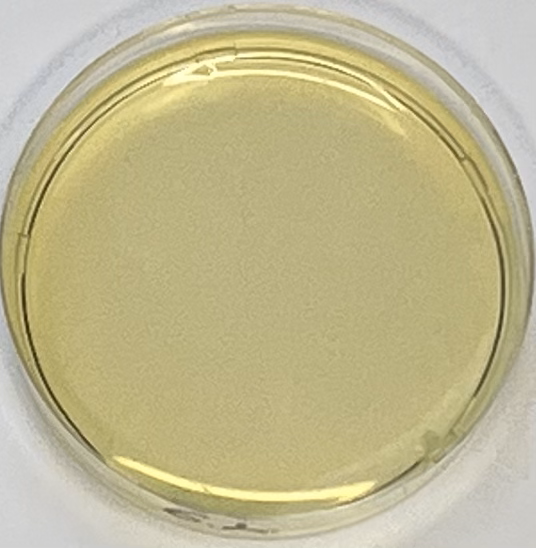
#> input picture photos/6.2.png, 536 x 548 px, found by its file name
$ python 'for tg.py'
#> lines starting #> are read from the running program, lines starting #| are printed output that depends on the picture
### color_Gradient.py
import numpy as np
import cv2


class ColorGradient:
    def __init__(self, start_ph, end_ph, colors_list, length=800, width=100):
        self.start_ph = start_ph
        self.end_ph = end_ph
        self.length = length
        self.width = width
        self.colors_list = colors_list
        self.gradient = self.create_multi_gradient()

    def create_gradient_segment(self, start_color, end_color, width):
        start_color = np.array(start_color[::-1], dtype=np.uint8)
        end_color = np.array(end_color[::-1], dtype=np.uint8)
        gradient = np.zeros((1, width, 3), dtype=np.uint8)

        for x in range(width):
            alpha = x / (width - 1)
            color = (1 - alpha) * start_color + alpha * end_color
            gradient[0, x] = color

        return gradient

    def create_multi_gradient(self):
        segments_count = len(self.colors_list) - 1
        segment_width = self.length // segments_count
        gradient = np.zeros((self.width, self.length, 3), dtype=np.uint8)

        for i in range(segments_count):
            segment = self.create_gradient_segment(self.colors_list[i], self.colors_list[i + 1], segment_width)
            segment = cv2.resize(segment, (segment_width, self.width), interpolation=cv2.INTER_LINEAR)
            gradient[:, i * segment_width:(i + 1) * segment_width] = segment

        if self.length % segments_count != 0:
            last_segment_width = self.length - (segments_count - 1) * segment_width
            last_segment = self.create_gradient_segment(self.colors_list[-2], self.colors_list[-1], last_segment_width)
            last_segment = cv2.resize(last_segment, (last_segment_width, self.width), interpolation=cv2.INTER_LINEAR)
            gradient[:, -last_segment_width:] = last_segment

        return gradient

    def find_closest_color(self, target_rgb):
        target_bgr = target_rgb[::-1]
        distances = np.sqrt(np.sum((self.gradient - target_bgr) ** 2, axis=2))
        min_dist_index = np.unravel_index(np.argmin(distances), distances.shape)
        closest_color = self.gradient[min_dist_index]

        return closest_color[::-1], min_dist_index

### for tg.py
import numpy as np
import cv2
from PIL import Image
from color_Gradient import ColorGradient
#from matplotlib import pyplot as plt


def find_circle(img, left, top, right, bottom):
    cropped_image = img[top:bottom, left:right]
    # plt.imshow(cropped_image)
    # plt.show()
    return cropped_image


def calculate_ph(img, gradient_type):
    if gradient_type == 1:
        colors = [(201, 193, 159),
                  (201, 195, 159),
                  (206, 201, 172),
                  (209, 204, 172),
                  (201, 198, 173),
                  (203, 199, 171),
                  (201, 197, 171),
                  (210, 204, 174),
                  (198, 196, 176),
                  (206, 200, 176),
                  (201, 197, 176),
                  (197, 191, 172),
                  (190, 184, 168),
                  (187, 184, 174),
                  (184, 181, 174),
                  (181, 181, 181),
                  (177, 176, 178),
                  (177, 177, 181),
                  (179, 178, 185),
                  (180, 178, 185),
                  (175, 176, 191),
                  (165, 166, 182),
                  (166, 167, 186),
                  (161, 161, 184),
                  (155, 156, 177)]
        gradient = ColorGradient(start_ph=4.8, end_ph=7.2, length=800, width=100, colors_list=colors)
    elif gradient_type == 0:
        colors = [(205, 188, 109),
                  (202, 188, 126),
                  (187, 177, 130),
                  (182, 174, 130),
                  (191, 188, 150),
                  (180, 180, 154),
                  (188, 193, 168),
                  (175, 186, 174),
                  (167, 182, 176),
                  (158, 178, 179),
                  (148, 172, 178),
                  (143, 170, 184),
                  (125, 162, 180)]
        gradient = ColorGradient(start_ph=5.8, end_ph=8, length=800, width=100, colors_list=colors)
    else:
        return 'Выбранной шкалы не существует.'

    img_pil = Image.open(img)
#> img_pil is the input picture: PIL image 536x548 RGBA; mean R, G, B, A 191.7, 183.3, 143.9, 255
    img_cv = np.array(img_pil)

    height, width = img_cv.shape[:2]
#> height = 548; width = 536

    center_x = width // 2
#> center_x = 268
    center_y = height // 2
#> center_y = 274

    rect_width = 100
    rect_height = 100

    left = center_x - rect_width // 2
#> left = 218
    top = center_y - rect_height // 2
#> top = 224
    right = center_x + rect_width // 2
#> right = 318
    bottom = center_y + rect_height // 2
#> bottom = 324

    cropped_image = find_circle(img_cv, left, top, right, bottom)
#> in find_circle, `cropped_image = img[top:bottom, left:right]`:
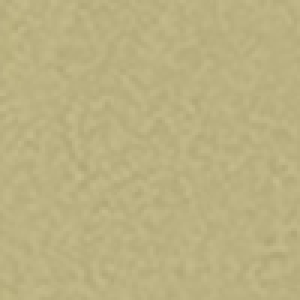
#> cropped_image: shape (100, 100, 4) (shown 3 times larger); mean R, G, B, A 187, 177, 130, 255

    average_color = cv2.mean(cropped_image)
#> average_color = (187, 177, 130, 255)
    target_rgb = (average_color[0], average_color[1], average_color[2])
#> target_rgb = (187, 177, 130)
    closest_color, position = gradient.find_closest_color(target_rgb)
#> in find_closest_color, `target_bgr = target_rgb[::-1]`: target_bgr = (130, 177, 187)
#> in find_closest_color, `distances = np.sqrt(np.sum((self.gradient - target_bgr) ** 2, axis=2))`:
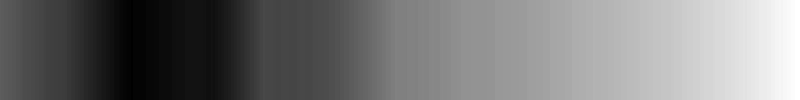
#> distances: shape (100, 800) float64; min 0.0447, max 81.08, mean 37.7; drawn with min black and max white
#> in find_closest_color, `min_dist_index = np.unravel_index(np.argmin(distances), distances.shape)`: min_dist_index = (0, 131)
#> in find_closest_color, `closest_color = self.gradient[min_dist_index]`: closest_color = [130, 177, 187]
#> closest_color = [187, 177, 130]; position = (0, 131)
    delta_ph = gradient.end_ph - gradient.start_ph
    res = gradient.start_ph + delta_ph * (position[1] / gradient.length)
#> res = 6.16

    return round(res, 2)


if __name__ == '__main__':
    img = "C:/Users/Lenovo/PycharmProjects/gradient/photos/6.2.png"
    ph = calculate_ph(img, 0)
#> ph = 6.16
    print(ph)
#| 6.16

$ run again, with photos/5.8.png copied over photos/6.2.png
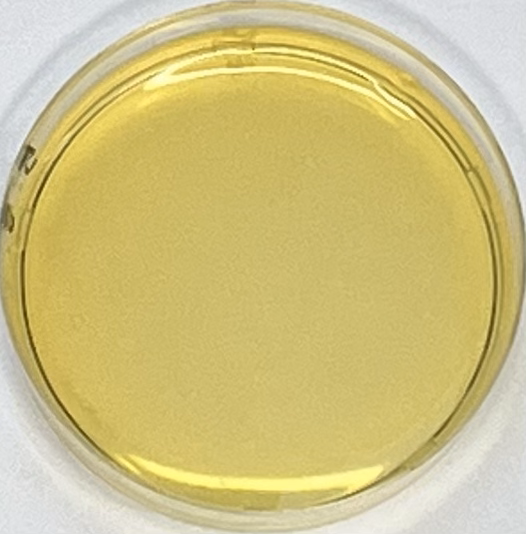
#> input picture photos/5.8.png, 526 x 534 px, found by its file name
#> in calculate_ph, img_pil is the input picture: PIL image 526x534 RGBA; mean R, G, B, A 208, 193.5, 130.2, 255
#> in find_circle, `cropped_image = img[top:bottom, left:right]`:
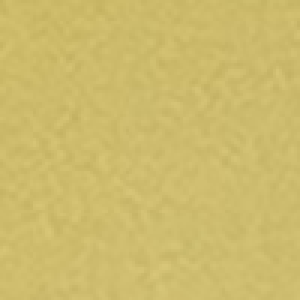
#> cropped_image: shape (100, 100, 4) (shown 3 times larger); mean R, G, B, A 205.3, 187.6, 108.5, 255
#> average_color = (205.3, 187.6, 108.5, 255)
#> target_rgb = (205.3, 187.6, 108.5)
#> target_bgr = (108.5, 187.6, 205.3)
#> in find_closest_color, `distances = np.sqrt(np.sum((self.gradient - target_bgr) ** 2, axis=2))`:
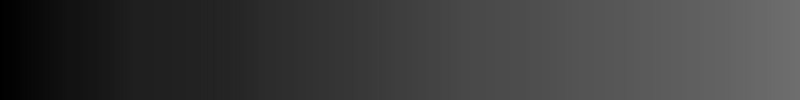
#> distances: shape (100, 800) float64; min 0.714, max 110.6, mean 60.4
#> min_dist_index = (0, 0)
#> in find_closest_color, `closest_color = self.gradient[min_dist_index]`: closest_color = [109, 188, 205]
#> in calculate_ph, `closest_color, position = gradient.find_closest_color(target_rgb)`: closest_color = [205, 188, 109]; position = (0, 0)
#> res = 5.8
#| 5.8

$ run again, with photos/6.0.png copied over photos/6.2.png
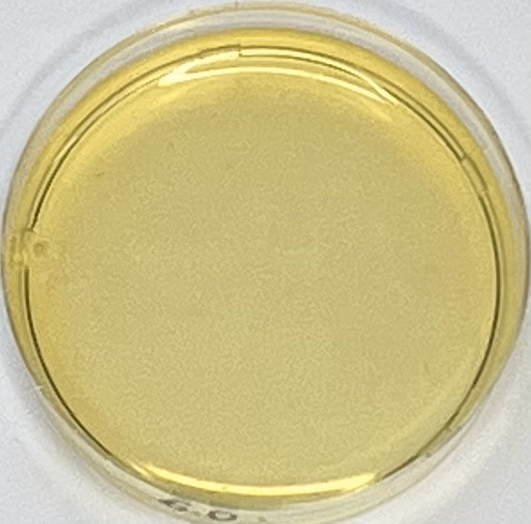
#> input picture photos/6.0.png, 531 x 524 px, found by its file name
#> in calculate_ph, img_pil is the input picture: PIL image 531x524 RGBA; mean R, G, B, A 204.5, 193.1, 140.5, 255
#> in find_circle, `cropped_image = img[top:bottom, left:right]`:
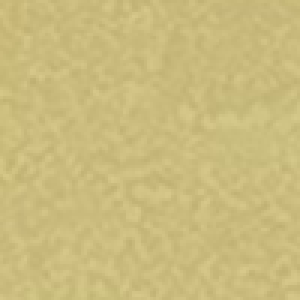
#> cropped_image: shape (100, 100, 4) (shown 3 times larger); mean R, G, B, A 202.4, 187.7, 125.5, 255
#> average_color = (202.4, 187.7, 125.5, 255)
#> target_rgb = (202.4, 187.7, 125.5)
#> target_bgr = (125.5, 187.7, 202.4)
#> in find_closest_color, `distances = np.sqrt(np.sum((self.gradient - target_bgr) ** 2, axis=2))`:
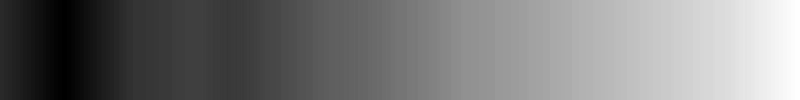
#> distances: shape (100, 800) float64; min 0.731, max 98.12, mean 47; drawn with min black and max white
#> min_dist_index = (0, 62)
#> in find_closest_color, `closest_color = self.gradient[min_dist_index]`: closest_color = [125, 188, 202]
#> in calculate_ph, `closest_color, position = gradient.find_closest_color(target_rgb)`: closest_color = [202, 188, 125]; position = (0, 62)
#> res = 5.97
#| 5.97

$ run again, with photos/6.4.png copied over photos/6.2.png
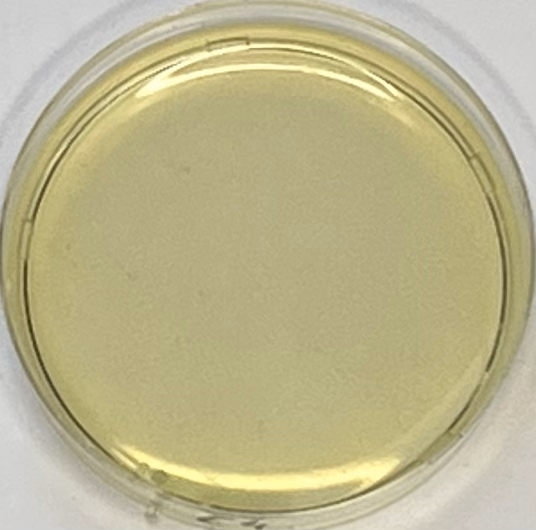
#> input picture photos/6.4.png, 536 x 530 px, found by its file name
#> in calculate_ph, img_pil is the input picture: PIL image 536x530 RGBA; mean R, G, B, A 187.6, 180.3, 141.4, 255
#> average_color = (181.7, 173.7, 130, 255)
#> target_rgb = (181.7, 173.7, 130)
#> target_bgr = (130, 173.7, 181.7)
#> in find_closest_color, `distances = np.sqrt(np.sum((self.gradient - target_bgr) ** 2, axis=2))`:
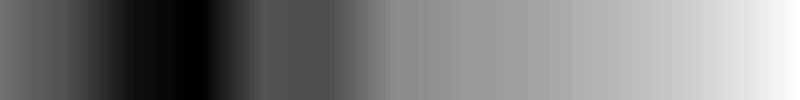
#> distances: shape (100, 800) float64; min 0.364, max 76.54, mean 37.7; drawn with min black and max white
#> min_dist_index = (0, 185)
#> in find_closest_color, `closest_color = self.gradient[min_dist_index]`: closest_color = [130, 174, 182]
#> in calculate_ph, `closest_color, position = gradient.find_closest_color(target_rgb)`: closest_color = [182, 174, 130]; position = (0, 185)
#> res = 6.31
#| 6.31
